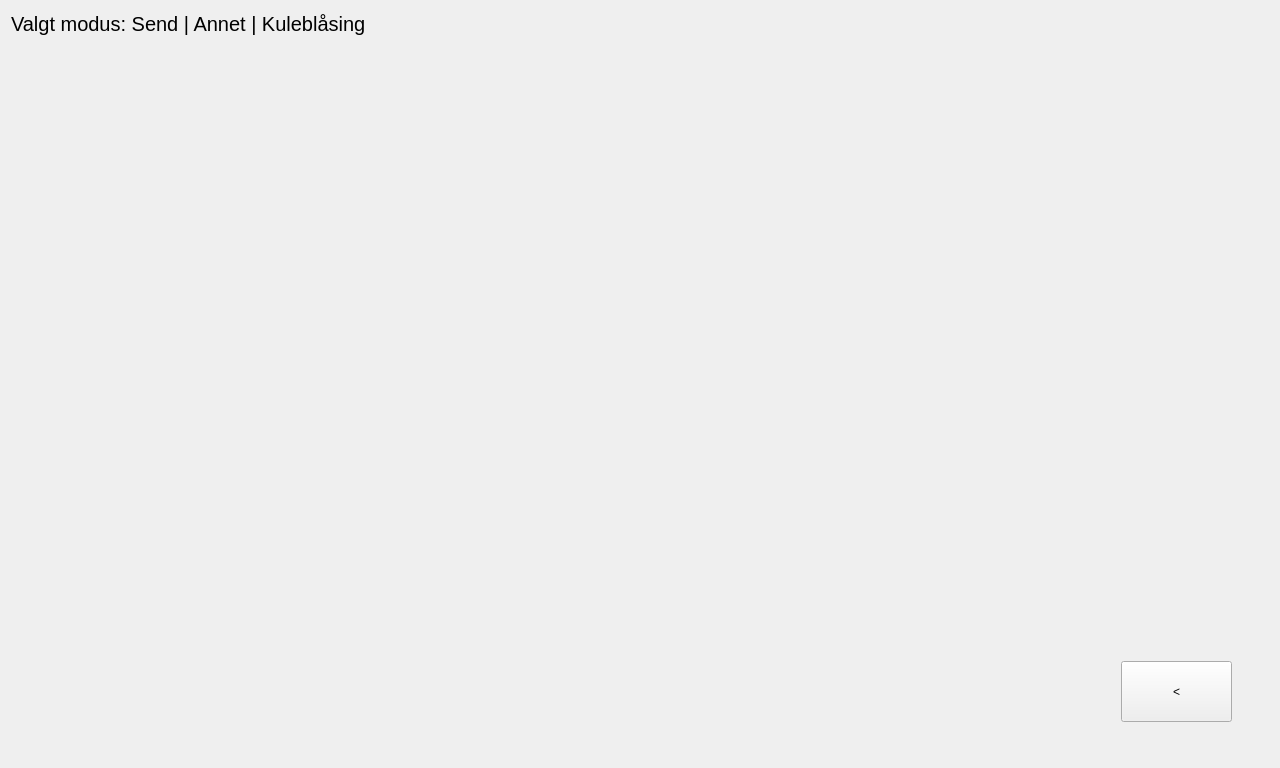
<?xml version="1.0" encoding="UTF-8"?>
<ui version="4.0">
 <class>kuleblaasing_send</class>
 <widget class="QWidget" name="kuleblaasing_send">
  <property name="geometry">
   <rect>
    <x>0</x>
    <y>0</y>
    <width>1280</width>
    <height>768</height>
   </rect>
  </property>
  <property name="windowTitle">
   <string>Form</string>
  </property>
  <layout class="QGridLayout" name="gridLayout">
   <item row="0" column="0">
    <widget class="QStackedWidget" name="stackedWidget">
     <widget class="QWidget" name="side_kuleblaasing_bedrifter">
      <widget class="QLabel" name="modus_0">
       <property name="geometry">
        <rect>
         <x>0</x>
         <y>0</y>
         <width>671</width>
         <height>25</height>
        </rect>
       </property>
       <property name="font">
        <font>
         <pointsize>15</pointsize>
        </font>
       </property>
       <property name="text">
        <string>Valgt modus: Send | Annet | Kuleblåsing</string>
       </property>
      </widget>
      <widget class="QPushButton" name="tilbake_0_kuleblaasing_bedrifter">
       <property name="geometry">
        <rect>
         <x>1110</x>
         <y>650</y>
         <width>111</width>
         <height>61</height>
        </rect>
       </property>
       <property name="text">
        <string>&lt;</string>
       </property>
      </widget>
      <widget class="QLabel" name="logo_tepvr_0">
       <property name="geometry">
        <rect>
         <x>760</x>
         <y>0</y>
         <width>481</width>
         <height>94</height>
        </rect>
       </property>
       <property name="text">
        <string/>
       </property>
      </widget>
     </widget>
     <widget class="QWidget" name="side"/>
    </widget>
   </item>
  </layout>
 </widget>
 <resources/>
 <connections/>
</ui>
